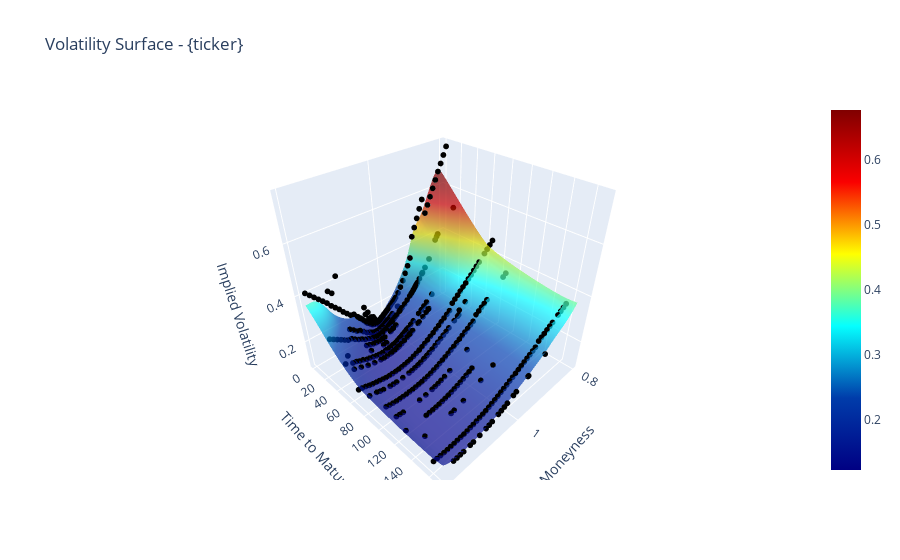
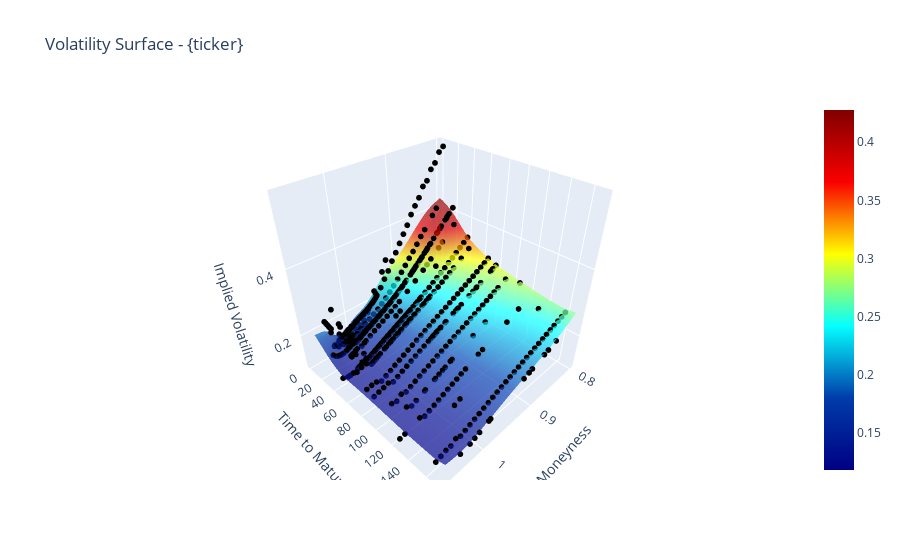

These figures' notebook cell, in order:
### Code cell
# this function requries 
    # df with outliers
    # df without outliers

# Robust Scaler is used as it deals with outliers better (it works off IQR)

def construct_vol_surface(df, df_no_nan):

    scaler = RobustScaler()

    X_no_nan = df_no_nan[['moneyness', 'time_to_maturity']].values

    X_scaled_no_nan = scaler.fit_transform(X_no_nan)

    strike_grid_scaled = np.linspace(X_scaled_no_nan[:, 0].min(), X_scaled_no_nan[:, 0].max(), 50)
    maturity_grid_scaled = np.linspace(X_scaled_no_nan[:, 1].min(), X_scaled_no_nan[:, 1].max(), 50)

    X_scaled_grid, Y_scaled_grid = np.meshgrid(strike_grid_scaled, maturity_grid_scaled)

    rbf = Rbf(X_scaled_no_nan[:, 0], X_scaled_no_nan[:, 1], df_no_nan['impliedVolatility'], function='linear', smooth=smooth_input)
    Z_scaled = rbf(X_scaled_grid, Y_scaled_grid)

    X_rescaled = scaler.inverse_transform(np.column_stack([X_scaled_grid.ravel(), Y_scaled_grid.ravel()]))  # Inverse scaling
    X_rescaled = X_rescaled.reshape(X_scaled_grid.shape + (2,))  # Shape back into meshgrid dimensions


    # Surface plot for the RBF interpolated implied volatility
    surface = go.Surface(
        x=X_rescaled[:, :, 0],  # Rescaled moneyness
        y=X_rescaled[:, :, 1],  # Rescaled time to maturity
        z=Z_scaled.reshape(X_scaled_grid.shape),  # Interpolated volatility
        opacity=0.7,
        name='Smoothed Surface',
        colorscale="Jet"
    )

    # Define the scatter plot, using the 'Outlier_Int' for coloring
    scatter = go.Scatter3d(
        x=df['moneyness'],
        y=df['time_to_maturity'],
        z=df['impliedVolatility'],  # Using the original IV (includes outliers)
        mode='markers',
        marker=dict(
            size=2,
            color="black"),
        text=df["Outlier"],
        hovertemplate=(
            'Moneyness: %{x}<br>'       
            'Time to Maturity: %{y}<br>'
            'Implied Volatility: %{z}<br>'
            'Outlier: %{text}<br>'))

    fig = go.Figure(data=[scatter, surface])
    fig.update_layout(
            title="Volatility Surface - {ticker}",
            scene=dict(
            xaxis_title='Moneyness',
            yaxis_title='Time to Maturity',
            zaxis_title='Implied Volatility'))

    fig.show()




construct_vol_surface(calls_df, calls_df_no_nan)
construct_vol_surface(puts_df, puts_df_no_nan)

### Figure 1 — Plotly figure (JSON) as saved in the notebook; plotly's stock layout.template omitted (floating-point values rounded to 4 significant figures; data arrays with more than 128 entries replaced by an {"elided": "..."} marker saying what was removed)
{"data": [{"hovertemplate": "Moneyness: %{x}<br>Time to Maturity: %{y}<br>Implied Volatility: %{z}<br>Outlier: %{text}<br>", "marker": {"color": "black", "size": 2}, "mode": "markers", "text": {"elided": "570 bool values"}, "type": "scatter3d", "x": {"elided": "570 float values"}, "y": {"elided": "570 int values"}, "z": {"elided": "570 float values"}}, {"colorscale": [[0, "rgb(0,0,131)"], [0.2, "rgb(0,60,170)"], [0.4, "rgb(5,255,255)"], [0.6, "rgb(255,255,0)"], [0.8, "rgb(250,0,0)"], [1, "rgb(128,0,0)"]], "name": "Smoothed Surface", "opacity": 0.7, "type": "surface", "x": {"elided": "50x50 float values"}, "y": {"elided": "50x50 float values"}, "z": {"elided": "50x50 float values"}}], "layout": {"scene": {"xaxis": {"title": {"text": "Moneyness"}}, "yaxis": {"title": {"text": "Time to Maturity"}}, "zaxis": {"title": {"text": "Implied Volatility"}}}, "title": {"text": "Volatility Surface - {ticker}"}}}

### Figure 2 — Plotly figure (JSON) as saved in the notebook; plotly's stock layout.template omitted (floating-point values rounded to 4 significant figures; data arrays with more than 128 entries replaced by an {"elided": "..."} marker saying what was removed)
{"data": [{"hovertemplate": "Moneyness: %{x}<br>Time to Maturity: %{y}<br>Implied Volatility: %{z}<br>Outlier: %{text}<br>", "marker": {"color": "black", "size": 2}, "mode": "markers", "text": {"elided": "583 bool values"}, "type": "scatter3d", "x": {"elided": "583 float values"}, "y": {"elided": "583 int values"}, "z": {"elided": "583 float values"}}, {"colorscale": [[0, "rgb(0,0,131)"], [0.2, "rgb(0,60,170)"], [0.4, "rgb(5,255,255)"], [0.6, "rgb(255,255,0)"], [0.8, "rgb(250,0,0)"], [1, "rgb(128,0,0)"]], "name": "Smoothed Surface", "opacity": 0.7, "type": "surface", "x": {"elided": "50x50 float values"}, "y": {"elided": "50x50 float values"}, "z": {"elided": "50x50 float values"}}], "layout": {"scene": {"xaxis": {"title": {"text": "Moneyness"}}, "yaxis": {"title": {"text": "Time to Maturity"}}, "zaxis": {"title": {"text": "Implied Volatility"}}}, "title": {"text": "Volatility Surface - {ticker}"}}}
